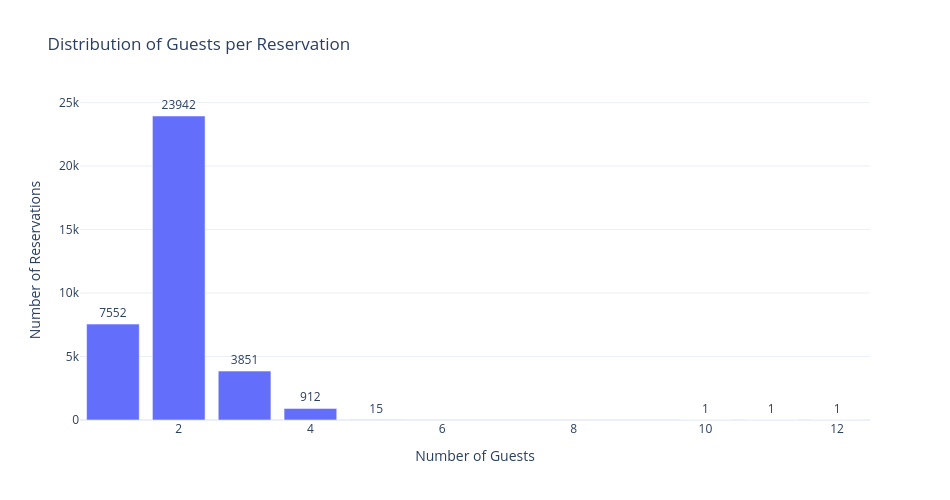

The code cell stored with this chart in its notebook:
### Markdown cell above
#### Examining Guest Composition

### Code cell
guest_summary = df[
    ["no_of_adults", "no_of_children", "total_guests"]
].describe(
    percentiles=[0.05, 0.25, 0.50, 0.75, 0.95]
)

print("Guest Composition Summary:")
print(guest_summary.round(2).to_string())

print("\nAdditional Guest Statistics:")
print(f"Single-Guest Reservations: {(df['total_guests'] == 1).sum():,}")
print(f"Two-Guest Reservations: {(df['total_guests'] == 2).sum():,}")
print(f"Reservations With Children: {(df['no_of_children'] > 0).sum():,}")
print(f"Reservations With No Adults: {(df['no_of_adults'] == 0).sum():,}")
print(f"Reservations With More Than 4 Guests: {(df['total_guests'] > 4).sum():,}")

guest_distribution = (
    df["total_guests"]
    .value_counts()
    .sort_index()
    .rename_axis("Total_Guests")
    .reset_index(name="Reservations")
)

fig = px.bar(
    guest_distribution,
    x="Total_Guests",
    y="Reservations",
    title="Distribution of Guests per Reservation",
    text="Reservations",
    labels={
        "Total_Guests": "Number of Guests",
        "Reservations": "Number of Reservations"
    },
    template="plotly_white"
)

fig.update_traces(textposition="outside")

fig.update_layout(
    width=950,
    height=500,
    xaxis_title="Number of Guests",
    yaxis_title="Number of Reservations",
    showlegend=False
)

fig.show()

### Figure 1 — Plotly figure (JSON) as saved in the notebook; plotly's stock layout.template omitted (floating-point values rounded to 4 significant figures)
{"data": [{"hovertemplate": "Number of Guests=%{x}<br>Number of Reservations=%{text}<extra></extra>", "legendgroup": "", "marker": {"color": "#636efa", "pattern": {"shape": ""}}, "name": "", "orientation": "v", "showlegend": false, "text": [7552.0, 23940.0, 3851.0, 912.0, 15.0, 1.0, 1.0, 1.0], "textposition": "outside", "type": "bar", "x": [1, 2, 3, 4, 5, 10, 11, 12], "xaxis": "x", "y": [7552, 23942, 3851, 912, 15, 1, 1, 1], "yaxis": "y"}], "layout": {"barmode": "relative", "height": 500, "legend": {"tracegroupgap": 0}, "showlegend": false, "title": {"text": "Distribution of Guests per Reservation"}, "width": 950, "xaxis": {"anchor": "y", "domain": [0, 1], "title": {"text": "Number of Guests"}}, "yaxis": {"anchor": "x", "domain": [0, 1], "title": {"text": "Number of Reservations"}}}}
